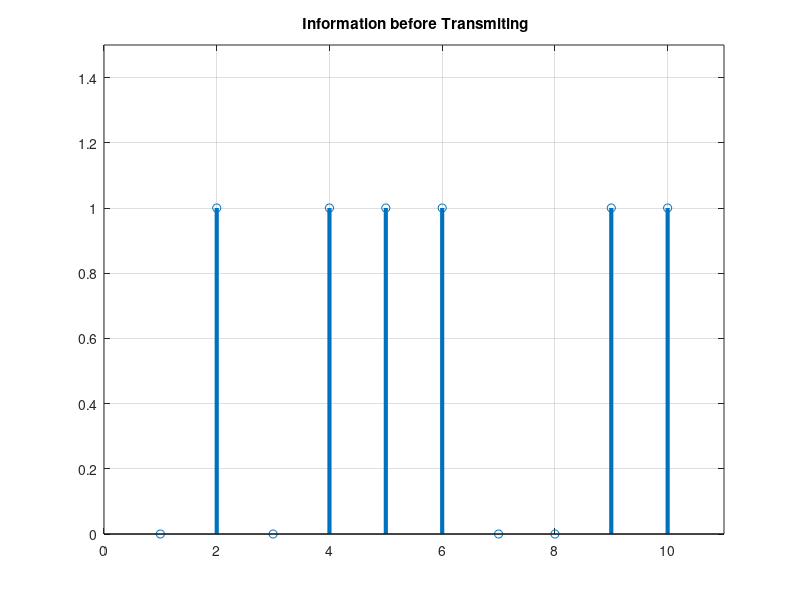
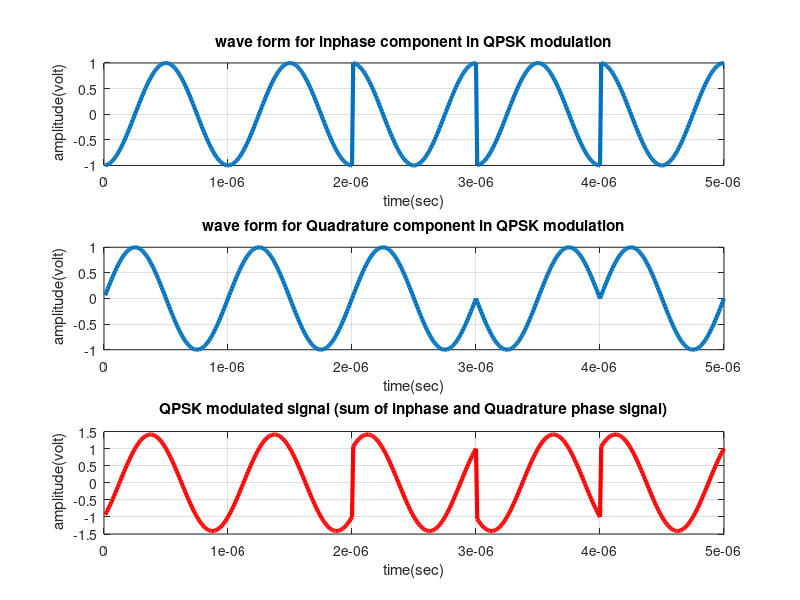
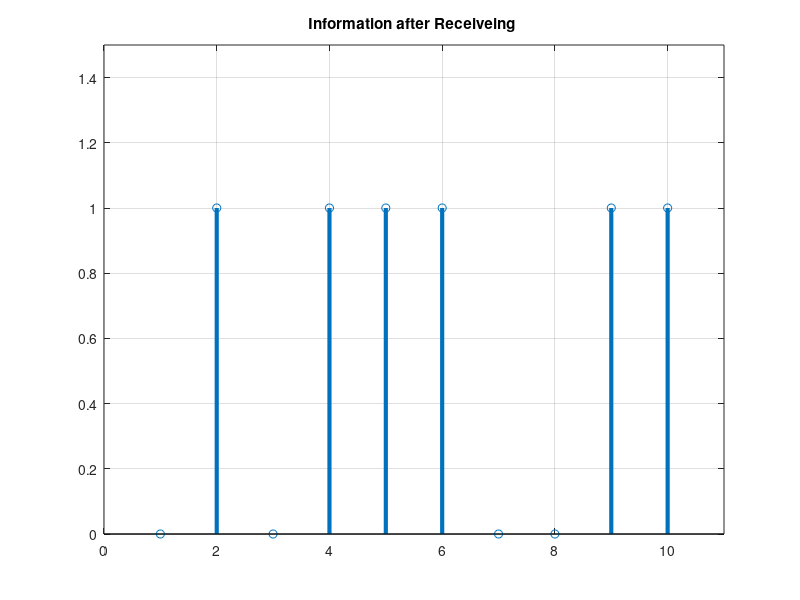

Reproduce these figures in MATLAB, in order.
clc;
clear all;
close all;
data=[0  1 0 1 1 1 0 0 1 1]; % information

%Number_of_bit=1024;
%data=randint(Number_of_bit,1);

figure(1)
stem(data, 'linewidth',3), grid on;
title('  Information before Transmiting ');
axis([ 0 11 0 1.5]);

data_NZR=2*data-1; % Data Represented at NZR form for QPSK modulation
s_p_data=reshape(data_NZR,2,length(data)/2);  % S/P convertion of data


br=10.^6; %Let us transmission bit rate  1000000
f=br; % minimum carrier frequency
T=1/br; % bit duration
t=T/99:T/99:T; % Time vector for one bit information

y=[];
y_in=[];
y_qd=[];
for(i=1:length(data)/2)
    y1=s_p_data(1,i)*cos(2*pi*f*t); % inphase component
    y2=s_p_data(2,i)*sin(2*pi*f*t) ;% Quadrature component
    y_in=[y_in y1]; % inphase signal vector
    y_qd=[y_qd y2]; %quadrature signal vector
    y=[y y1+y2]; % modulated signal vector
end
Tx_sig=y; % transmitting signal after modulation
tt=T/99:T/99:(T*length(data))/2;

figure(2)

subplot(3,1,1);
plot(tt,y_in,'linewidth',3), grid on;
title(' wave form for inphase component in QPSK modulation ');
xlabel('time(sec)');
ylabel(' amplitude(volt)');

subplot(3,1,2);
plot(tt,y_qd,'linewidth',3), grid on;
title(' wave form for Quadrature component in QPSK modulation ');
xlabel('time(sec)');
ylabel(' amplitude(volt)');


subplot(3,1,3);
plot(tt,Tx_sig,'r','linewidth',3), grid on;
title('QPSK modulated signal (sum of inphase and Quadrature phase signal)');
xlabel('time(sec)');
ylabel(' amplitude(volt)');

Rx_data=[];
Rx_sig=Tx_sig; % Received signal
for(i=1:1:length(data)/2)

    %%XXXXXX inphase coherent dector XXXXXXX
    Z_in=Rx_sig((i-1)*length(t)+1:i*length(t)).*cos(2*pi*f*t); 
    % above line indicat multiplication of received & inphase carred signal
    
    Z_in_intg=(trapz(t,Z_in))*(2/T);% integration using trapizodial rull
    if(Z_in_intg>0) % Decession Maker
        Rx_in_data=1;
    else
       Rx_in_data=0; 
    end
    
    %%XXXXXX Quadrature coherent dector XXXXXX
    Z_qd=Rx_sig((i-1)*length(t)+1:i*length(t)).*sin(2*pi*f*t);
    %above line indicat multiplication ofreceived & Quadphase carred signal
    
    Z_qd_intg=(trapz(t,Z_qd))*(2/T);%integration using trapizodial rull
        if (Z_qd_intg>0)% Decession Maker
        Rx_qd_data=1;
        else
       Rx_qd_data=0; 
        end
        
        
        Rx_data=[Rx_data  Rx_in_data  Rx_qd_data]; % Received Data vector
end


figure(3)
stem(Rx_data,'linewidth',3) 
title('Information after Receiveing ');
axis([ 0 11 0 1.5]), grid on;

    
